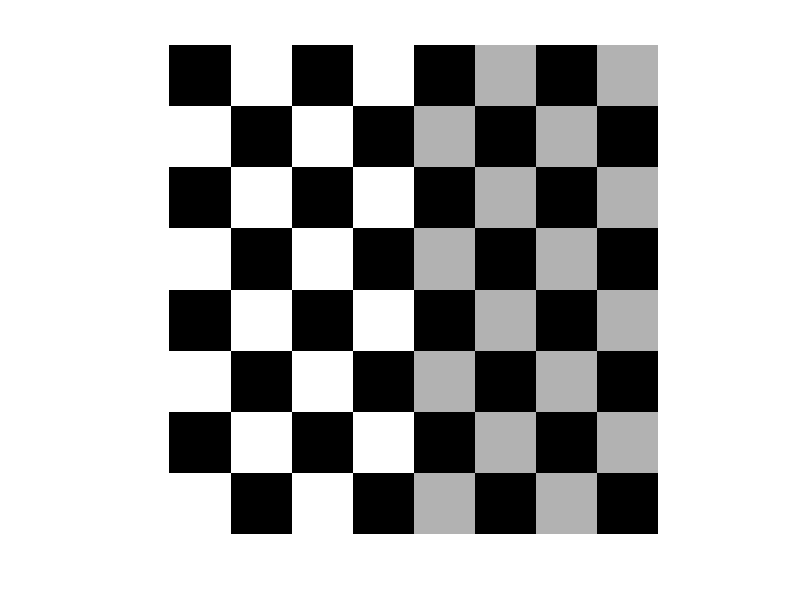
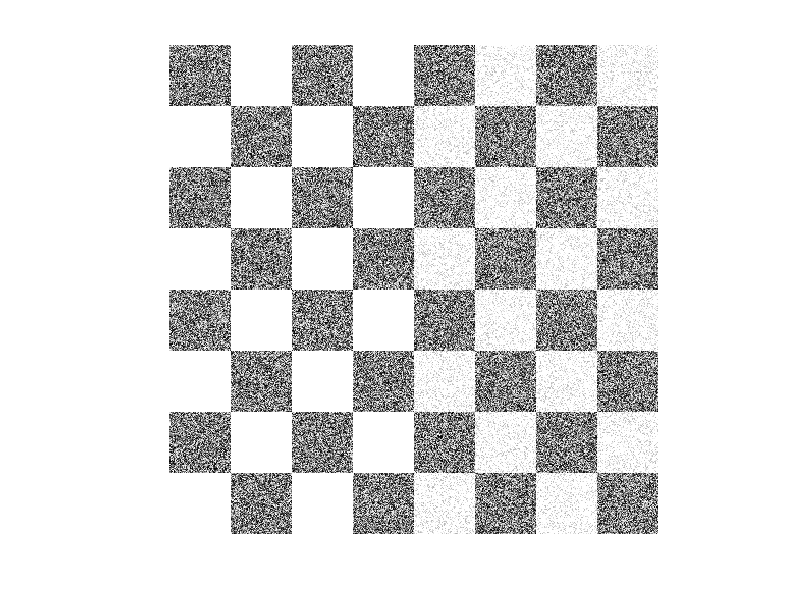
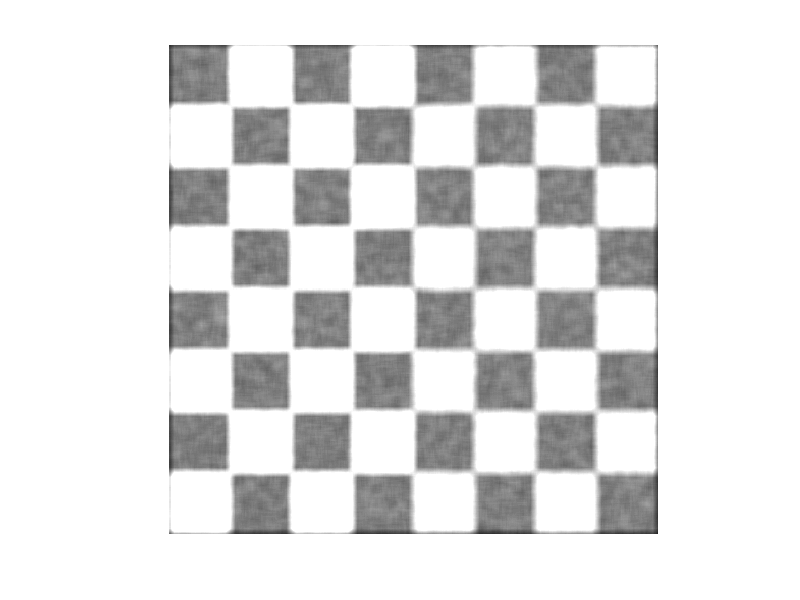
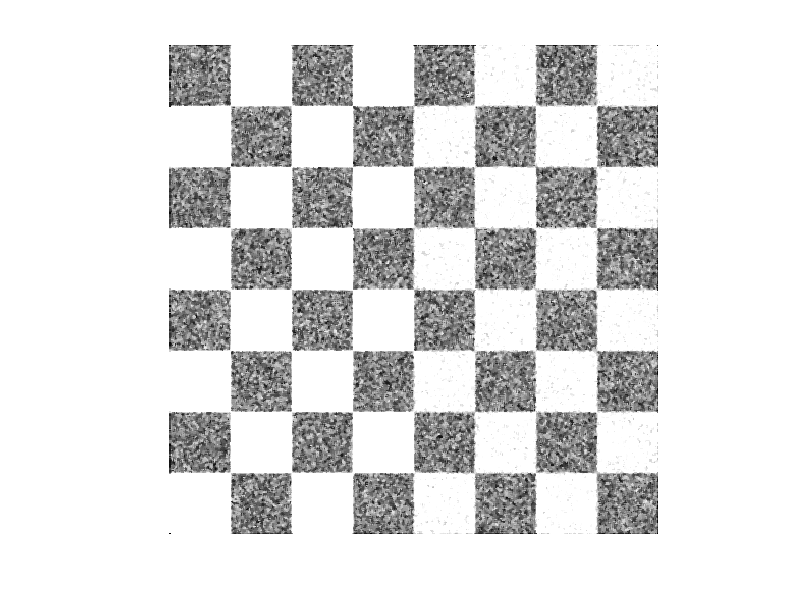

Here is the MATLAB script that generated these plots, in order:
clc
clear all
I=checkerboard(60,4,4);
x=rand(size(I));
z=I+x;
figure
imshow(I);
figure(2);
imshow(z);
h=fspecial('gaussian',10,10);
C=imfilter(z,h);
figure(3)
imshow(C)
figure(4)
b=medfilt2(z)
imshow(b)
